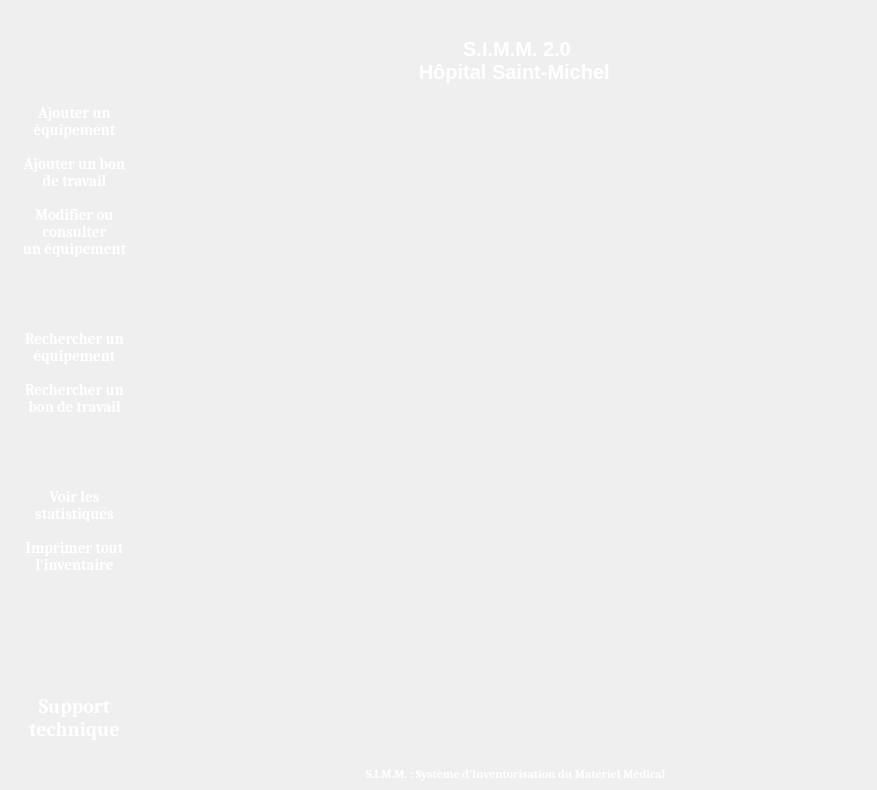
<?xml version="1.0" encoding="UTF-8"?>
<ui version="4.0">
 <class>MainWindow</class>
 <widget class="QMainWindow" name="MainWindow">
  <property name="geometry">
   <rect>
    <x>0</x>
    <y>0</y>
    <width>877</width>
    <height>790</height>
   </rect>
  </property>
  <property name="font">
   <font>
    <family>Cambria</family>
   </font>
  </property>
  <property name="windowTitle">
   <string>MainWindow</string>
  </property>
  <property name="styleSheet">
   <string notr="true">  background-color: qlineargradient(x1: 0, y1: 0, x2: 0, y2: 1,
                                      stop: 0 #85cafc, stop: 1  #36357F);</string>
  </property>
  <widget class="QWidget" name="centralwidget">
   <layout class="QGridLayout" name="gridLayout_2">
    <item row="15" column="0">
     <spacer name="verticalSpacer_6">
      <property name="orientation">
       <enum>Qt::Vertical</enum>
      </property>
      <property name="sizeHint" stdset="0">
       <size>
        <width>20</width>
        <height>40</height>
       </size>
      </property>
     </spacer>
    </item>
    <item row="9" column="0">
     <widget class="QPushButton" name="pushButton_5">
      <property name="font">
       <font>
        <pointsize>11</pointsize>
        <weight>75</weight>
        <bold>true</bold>
       </font>
      </property>
      <property name="styleSheet">
       <string notr="true">QPushButton{ padding : 5px; border-radius: 8px; background-color: transparent ;color : white;}
QPushButton:pressed{ background-color: #e6e6e6 ; }</string>
      </property>
      <property name="text">
       <string>Rechercher un
bon de travail</string>
      </property>
      <property name="icon">
       <iconset>
        <normaloff>seo-search-engine-optimization.png</normaloff>seo-search-engine-optimization.png</iconset>
      </property>
      <property name="iconSize">
       <size>
        <width>40</width>
        <height>40</height>
       </size>
      </property>
     </widget>
    </item>
    <item row="11" column="0">
     <spacer name="verticalSpacer_3">
      <property name="orientation">
       <enum>Qt::Vertical</enum>
      </property>
      <property name="sizeHint" stdset="0">
       <size>
        <width>20</width>
        <height>40</height>
       </size>
      </property>
     </spacer>
    </item>
    <item row="6" column="0">
     <spacer name="verticalSpacer_7">
      <property name="orientation">
       <enum>Qt::Vertical</enum>
      </property>
      <property name="sizeHint" stdset="0">
       <size>
        <width>20</width>
        <height>40</height>
       </size>
      </property>
     </spacer>
    </item>
    <item row="4" column="0">
     <widget class="QPushButton" name="pushButton_2">
      <property name="font">
       <font>
        <pointsize>11</pointsize>
        <weight>75</weight>
        <bold>true</bold>
       </font>
      </property>
      <property name="styleSheet">
       <string notr="true">QPushButton{ padding : 5px; border-radius: 8px; background-color: transparent ;color : white;}
QPushButton:pressed{ background-color: #e6e6e6 ; }</string>
      </property>
      <property name="text">
       <string>Ajouter un bon
de travail</string>
      </property>
      <property name="icon">
       <iconset>
        <normaloff>wrench.png</normaloff>wrench.png</iconset>
      </property>
      <property name="iconSize">
       <size>
        <width>40</width>
        <height>40</height>
       </size>
      </property>
     </widget>
    </item>
    <item row="19" column="2">
     <spacer name="horizontalSpacer">
      <property name="orientation">
       <enum>Qt::Horizontal</enum>
      </property>
      <property name="sizeHint" stdset="0">
       <size>
        <width>40</width>
        <height>20</height>
       </size>
      </property>
     </spacer>
    </item>
    <item row="0" column="0">
     <spacer name="verticalSpacer_4">
      <property name="orientation">
       <enum>Qt::Vertical</enum>
      </property>
      <property name="sizeHint" stdset="0">
       <size>
        <width>20</width>
        <height>40</height>
       </size>
      </property>
     </spacer>
    </item>
    <item row="5" column="0">
     <widget class="QPushButton" name="pushButton_3">
      <property name="font">
       <font>
        <pointsize>11</pointsize>
        <weight>75</weight>
        <bold>true</bold>
       </font>
      </property>
      <property name="styleSheet">
       <string notr="true">QPushButton{ padding : 5px; border-radius: 8px; background-color: transparent ;color : white;}
QPushButton:pressed{ background-color: #e6e6e6 ; }</string>
      </property>
      <property name="text">
       <string>Modifier ou
consulter
un équipement</string>
      </property>
      <property name="icon">
       <iconset>
        <normaloff>../../../../../Downloads/notepad.png</normaloff>../../../../../Downloads/notepad.png</iconset>
      </property>
      <property name="iconSize">
       <size>
        <width>40</width>
        <height>40</height>
       </size>
      </property>
     </widget>
    </item>
    <item row="3" column="0">
     <widget class="QPushButton" name="pushButton">
      <property name="font">
       <font>
        <pointsize>11</pointsize>
        <weight>75</weight>
        <bold>true</bold>
       </font>
      </property>
      <property name="styleSheet">
       <string notr="true">QPushButton{ padding : 5px; border-radius: 8px; background-color: transparent ;color : white;}
QPushButton:pressed{ background-color: #e6e6e6 ; }

</string>
      </property>
      <property name="text">
       <string>Ajouter un
équipement</string>
      </property>
      <property name="icon">
       <iconset>
        <normaloff>folder (2).png</normaloff>folder (2).png</iconset>
      </property>
      <property name="iconSize">
       <size>
        <width>40</width>
        <height>40</height>
       </size>
      </property>
      <property name="flat">
       <bool>false</bool>
      </property>
     </widget>
    </item>
    <item row="1" column="1" rowspan="17">
     <spacer name="verticalSpacer">
      <property name="orientation">
       <enum>Qt::Vertical</enum>
      </property>
      <property name="sizeHint" stdset="0">
       <size>
        <width>20</width>
        <height>697</height>
       </size>
      </property>
     </spacer>
    </item>
    <item row="19" column="0">
     <widget class="QPushButton" name="pushButton_6">
      <property name="font">
       <font>
        <pointsize>15</pointsize>
        <weight>75</weight>
        <bold>true</bold>
       </font>
      </property>
      <property name="styleSheet">
       <string notr="true">QPushButton{ padding : 20px; border-radius: 8px; background-color: transparent ;color : white;}
QPushButton:pressed{ background-color: #e6e6e6  ; }

</string>
      </property>
      <property name="text">
       <string>Support
technique</string>
      </property>
      <property name="icon">
       <iconset>
        <normaloff>PC2.png</normaloff>PC2.png</iconset>
      </property>
      <property name="iconSize">
       <size>
        <width>50</width>
        <height>50</height>
       </size>
      </property>
      <property name="autoDefault">
       <bool>false</bool>
      </property>
      <property name="default">
       <bool>false</bool>
      </property>
      <property name="flat">
       <bool>false</bool>
      </property>
     </widget>
    </item>
    <item row="2" column="0">
     <spacer name="verticalSpacer_11">
      <property name="orientation">
       <enum>Qt::Vertical</enum>
      </property>
      <property name="sizeHint" stdset="0">
       <size>
        <width>20</width>
        <height>40</height>
       </size>
      </property>
     </spacer>
    </item>
    <item row="1" column="2" rowspan="17">
     <widget class="QLabel" name="label_2">
      <property name="font">
       <font>
        <family>MS Shell Dlg 2</family>
        <pointsize>15</pointsize>
        <weight>75</weight>
        <bold>true</bold>
       </font>
      </property>
      <property name="styleSheet">
       <string notr="true">
color: white;

 background-color: transparent ;</string>
      </property>
      <property name="frameShadow">
       <enum>QFrame::Plain</enum>
      </property>
      <property name="text">
       <string>S.I.M.M. 2.0
Hôpital Saint-Michel </string>
      </property>
      <property name="alignment">
       <set>Qt::AlignHCenter|Qt::AlignTop</set>
      </property>
     </widget>
    </item>
    <item row="16" column="0">
     <spacer name="verticalSpacer_12">
      <property name="orientation">
       <enum>Qt::Vertical</enum>
      </property>
      <property name="sizeHint" stdset="0">
       <size>
        <width>20</width>
        <height>40</height>
       </size>
      </property>
     </spacer>
    </item>
    <item row="8" column="0">
     <widget class="QPushButton" name="pushButton_4">
      <property name="font">
       <font>
        <pointsize>11</pointsize>
        <weight>75</weight>
        <bold>true</bold>
       </font>
      </property>
      <property name="styleSheet">
       <string notr="true">QPushButton{ padding : 5px; border-radius: 8px; background-color: transparent ;color : white;}
QPushButton:pressed{ background-color: #e6e6e6 ; }</string>
      </property>
      <property name="text">
       <string>Rechercher un
équipement</string>
      </property>
      <property name="icon">
       <iconset>
        <normaloff>file.png</normaloff>file.png</iconset>
      </property>
      <property name="iconSize">
       <size>
        <width>40</width>
        <height>40</height>
       </size>
      </property>
     </widget>
    </item>
    <item row="7" column="0">
     <spacer name="verticalSpacer_5">
      <property name="orientation">
       <enum>Qt::Vertical</enum>
      </property>
      <property name="sizeHint" stdset="0">
       <size>
        <width>20</width>
        <height>40</height>
       </size>
      </property>
     </spacer>
    </item>
    <item row="12" column="0">
     <widget class="QPushButton" name="pushButton_7">
      <property name="font">
       <font>
        <pointsize>11</pointsize>
        <weight>75</weight>
        <bold>true</bold>
       </font>
      </property>
      <property name="styleSheet">
       <string notr="true">QPushButton{ padding : 5px; border-radius: 8px; background-color: transparent ;color : white;}
QPushButton:pressed{ background-color: #e6e6e6 ; }</string>
      </property>
      <property name="text">
       <string>Voir les
statistiques</string>
      </property>
      <property name="icon">
       <iconset>
        <normaloff>pie-chart.png</normaloff>pie-chart.png</iconset>
      </property>
      <property name="iconSize">
       <size>
        <width>40</width>
        <height>40</height>
       </size>
      </property>
     </widget>
    </item>
    <item row="13" column="0">
     <widget class="QPushButton" name="pushButton_8">
      <property name="font">
       <font>
        <pointsize>11</pointsize>
        <weight>75</weight>
        <bold>true</bold>
       </font>
      </property>
      <property name="styleSheet">
       <string notr="true">QPushButton{ padding : 5px; border-radius: 8px; background-color: transparent ;color : white;}
QPushButton:pressed{ background-color: #e6e6e6 ; }</string>
      </property>
      <property name="text">
       <string>Imprimer tout
l'inventaire</string>
      </property>
      <property name="icon">
       <iconset>
        <normaloff>print.png</normaloff>print.png</iconset>
      </property>
      <property name="iconSize">
       <size>
        <width>40</width>
        <height>40</height>
       </size>
      </property>
     </widget>
    </item>
    <item row="14" column="0">
     <spacer name="verticalSpacer_2">
      <property name="orientation">
       <enum>Qt::Vertical</enum>
      </property>
      <property name="sizeHint" stdset="0">
       <size>
        <width>20</width>
        <height>40</height>
       </size>
      </property>
     </spacer>
    </item>
    <item row="10" column="0">
     <spacer name="verticalSpacer_8">
      <property name="orientation">
       <enum>Qt::Vertical</enum>
      </property>
      <property name="sizeHint" stdset="0">
       <size>
        <width>20</width>
        <height>40</height>
       </size>
      </property>
     </spacer>
    </item>
    <item row="1" column="0">
     <spacer name="verticalSpacer_9">
      <property name="orientation">
       <enum>Qt::Vertical</enum>
      </property>
      <property name="sizeHint" stdset="0">
       <size>
        <width>20</width>
        <height>40</height>
       </size>
      </property>
     </spacer>
    </item>
    <item row="20" column="2">
     <widget class="QLabel" name="label_3">
      <property name="font">
       <font>
        <weight>75</weight>
        <bold>true</bold>
       </font>
      </property>
      <property name="styleSheet">
       <string notr="true">
color: white;

 background-color: transparent ;</string>
      </property>
      <property name="text">
       <string>S.I.M.M. : Système d'Inventorisation du Matériel Médical </string>
      </property>
      <property name="alignment">
       <set>Qt::AlignCenter</set>
      </property>
     </widget>
    </item>
   </layout>
  </widget>
 </widget>
 <resources/>
 <connections/>
</ui>
